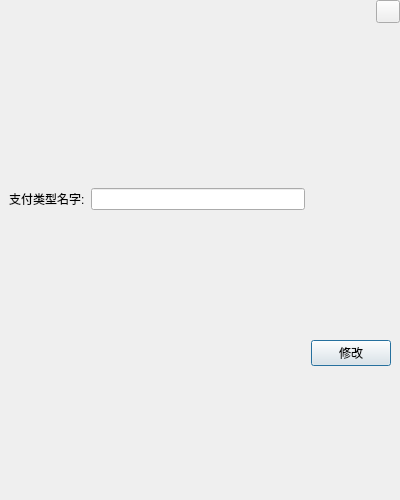
<?xml version="1.0" encoding="UTF-8"?>
<ui version="4.0">
 <class>FrmPaymenttypeEdit</class>
 <widget class="QDialog" name="FrmPaymenttypeEdit">
  <property name="geometry">
   <rect>
    <x>0</x>
    <y>0</y>
    <width>400</width>
    <height>500</height>
   </rect>
  </property>
  <property name="windowTitle">
   <string>Dialog</string>
  </property>
  <layout class="QGridLayout" name="gridLayout_3" rowstretch="1,9">
   <property name="leftMargin">
    <number>0</number>
   </property>
   <property name="topMargin">
    <number>0</number>
   </property>
   <property name="rightMargin">
    <number>0</number>
   </property>
   <property name="bottomMargin">
    <number>0</number>
   </property>
   <item row="0" column="0">
    <widget class="QWidget" name="widget" native="true">
     <layout class="QHBoxLayout" name="horizontalLayout">
      <property name="topMargin">
       <number>0</number>
      </property>
      <property name="rightMargin">
       <number>0</number>
      </property>
      <property name="bottomMargin">
       <number>0</number>
      </property>
      <item>
       <widget class="QLabel" name="labTitle">
        <property name="text">
         <string/>
        </property>
       </widget>
      </item>
      <item>
       <spacer name="horizontalSpacer">
        <property name="orientation">
         <enum>Qt::Horizontal</enum>
        </property>
        <property name="sizeHint" stdset="0">
         <size>
          <width>40</width>
          <height>20</height>
         </size>
        </property>
       </spacer>
      </item>
      <item>
       <widget class="QWidget" name="widget_3" native="true">
        <layout class="QGridLayout" name="gridLayout">
         <property name="leftMargin">
          <number>0</number>
         </property>
         <property name="topMargin">
          <number>0</number>
         </property>
         <property name="rightMargin">
          <number>0</number>
         </property>
         <property name="bottomMargin">
          <number>0</number>
         </property>
         <item row="0" column="0">
          <widget class="QToolButton" name="toolButton">
           <property name="text">
            <string/>
           </property>
          </widget>
         </item>
         <item row="1" column="0">
          <spacer name="verticalSpacer">
           <property name="orientation">
            <enum>Qt::Vertical</enum>
           </property>
           <property name="sizeHint" stdset="0">
            <size>
             <width>20</width>
             <height>40</height>
            </size>
           </property>
          </spacer>
         </item>
        </layout>
       </widget>
      </item>
     </layout>
    </widget>
   </item>
   <item row="1" column="0">
    <widget class="QWidget" name="widget_2" native="true">
     <layout class="QGridLayout" name="gridLayout_2">
      <item row="0" column="1">
       <widget class="QLineEdit" name="editName"/>
      </item>
      <item row="3" column="2">
       <widget class="QPushButton" name="btnEdit">
        <property name="text">
         <string>修改</string>
        </property>
       </widget>
      </item>
      <item row="0" column="0">
       <widget class="QLabel" name="label_2">
        <property name="text">
         <string>支付类型名字:</string>
        </property>
       </widget>
      </item>
     </layout>
    </widget>
   </item>
  </layout>
 </widget>
 <resources/>
 <connections/>
</ui>
